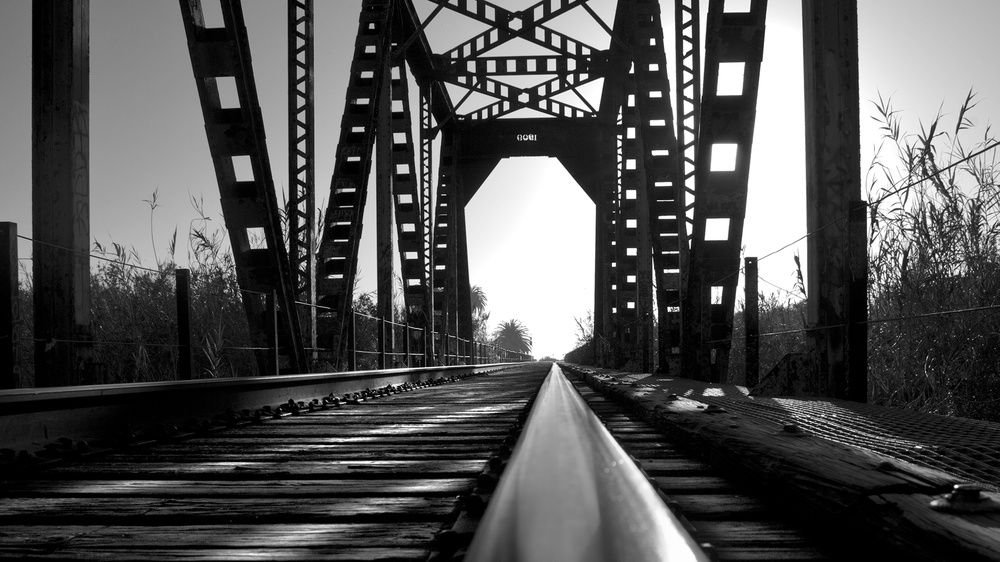
#> input picture Homework/stat5810hw63.1.jpg, 1000 x 562 px, shrunk from 1920 x 1080 before the run, found by its file name
$ python SVD.py
#> lines starting #> are read from the running program, lines starting #| are printed output that depends on the picture; long printed decimals are rounded
import matplotlib.pyplot as plt
import numpy as np
import time

from PIL import Image

la = np.linalg

#Import image
img = Image.open('C://Users//nefle//stat5810hw63.1.jpg')
#> img is the input picture: PIL image 1000x562 RGB; min 0, max 255, mean 82.6
imggray = img.convert('LA')
plt.figure(figsize=(90, 60))
plt.imshow(imggray);

#convert the image data into a numpy matrix, plot to show img is unchanged
imgmat = np.array(list(imggray.getdata(band=0)), float)
imgmat.shape = (imggray.size[1], imggray.size[0])
imgmat = np.matrix(imgmat)
a = imgmat
plt.figure(figsize=(9,6))
plt.imshow(imgmat, cmap='gray');

#perform SVD on imgmat
U, sigma, V = np.linalg.svd(imgmat)
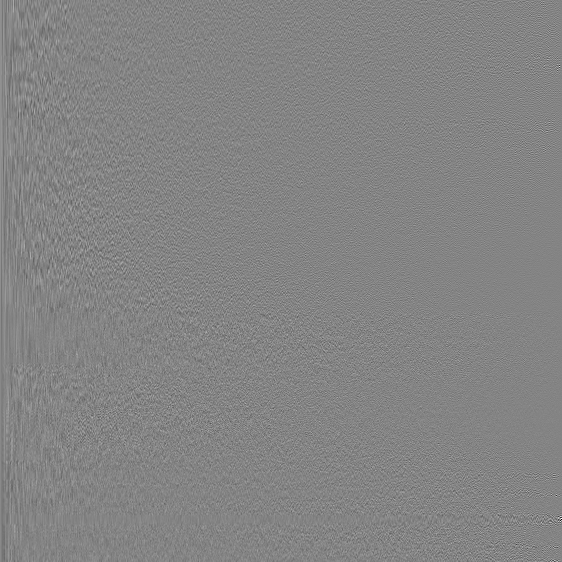
#> U: shape (562, 562) float64; min -0.589, max 0.546, mean 5.55e-05; drawn with min black and max white
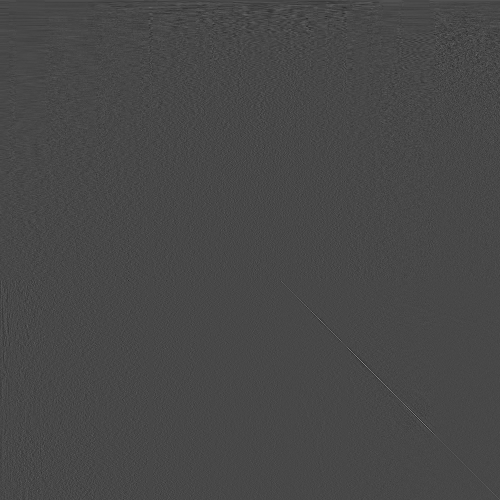
#> V: shape (1000, 1000) float64 (shown at 1/2 size); min -0.286, max 0.726, mean 1.56e-05; drawn with min black and max white
#> sigma = 562 values, max 74185.9 at index 0, min 20.19 at index 561, mean 915.4

reconstimg = np.matrix(U[:, :1]) * np.diag(sigma[:1]) * np.matrix(V[:1, :])
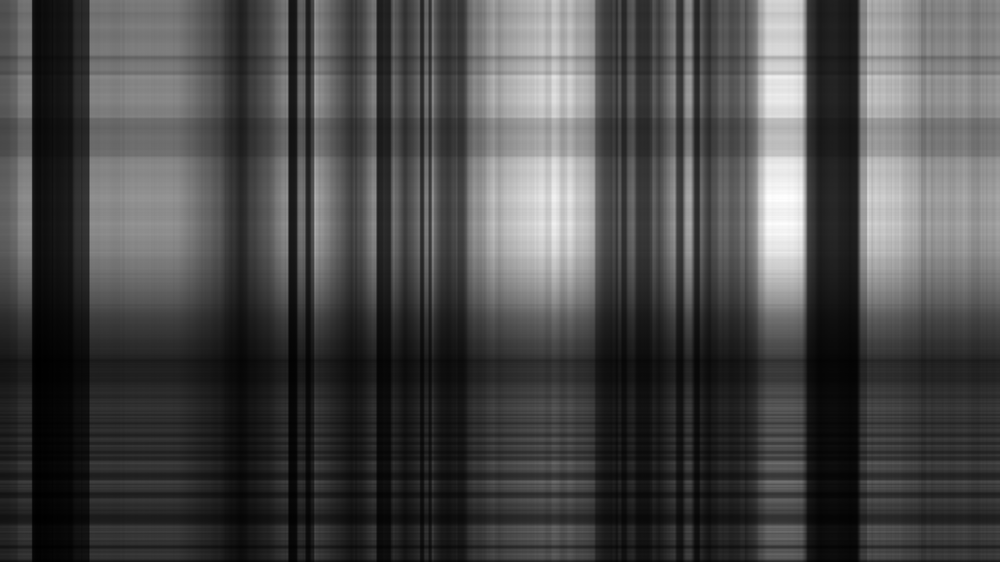
#> reconstimg: shape (562, 1000) float64; min 3.4, max 273.5, mean 81.4; drawn with min black and max white
plt.imshow(reconstimg, cmap='gray');

print("Singular Values List: ")
for i in range(len(reconstimg)):
    for j in range(len(reconstimg[0])):
        # Condition for principal diagonal
        if (i == j):
            print(reconstimg[i][j], end=", ")
#> this loop made 562 passes
#| [[ 91.352  91.524  91.859   92.080  92.101
#|    92.309   92.478  92.617  93.120  94.668
#|    97.772  99.809 101.113 101.809 102.016
#|   102.152 103.105 110.880 122.759 125.735
#|   125.712 125.622  126.644 127.945 128.413
#|   127.937 127.358 127.762 128.655 127.613
#|   129.326 118.929  44.338  21.520  20.352
#|    17.287  15.769  14
#> (further printed lines are left out)
print()

#Now do the same for n = 2,3,4,5
xrange = [1,2,3,4,5,10,35]
for i in xrange:
    reconstimg = np.matrix(U[:, :i]) * np.diag(sigma[:i]) * np.matrix(V[:i, :])
    plt.imshow(reconstimg, cmap='gray')
    title = "n = %s" % i
    # get value of b for error calculation
    c = la.norm(imgmat - reconstimg)
    print("In loop", i, "Error: ", c)
    plt.title(title)
    plt.show()
#> this loop made 7 passes
#> c on passes 1 to 7: 46135, 38369.1, 34711.6, 32557.8, 31093, 25197.4, 15086.5
#> pass 1, `plt.show()`:
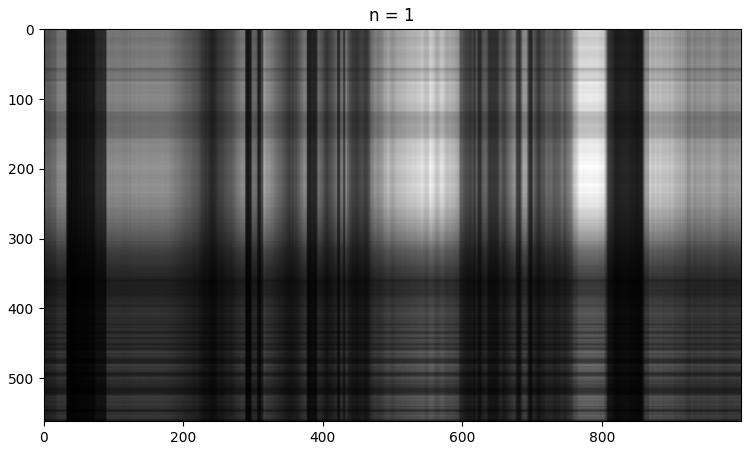
#> figure drawn by matplotlib, 1 panel
#> pass 2, `reconstimg = np.matrix(U[:, :i]) * np.diag(sigma[:i]) * np.matrix(V[:i..`:
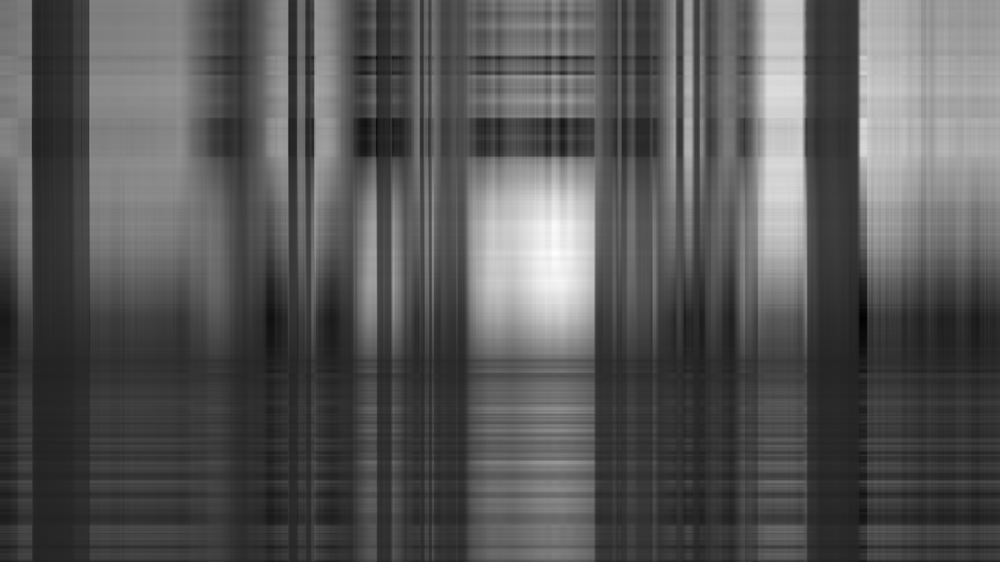
#> reconstimg: shape (562, 1000) float64; min -45.86, max 325.9, mean 81.3; drawn with min black and max white
#> pass 3, `reconstimg = np.matrix(U[:, :i]) * np.diag(sigma[:i]) * np.matrix(V[:i..`:
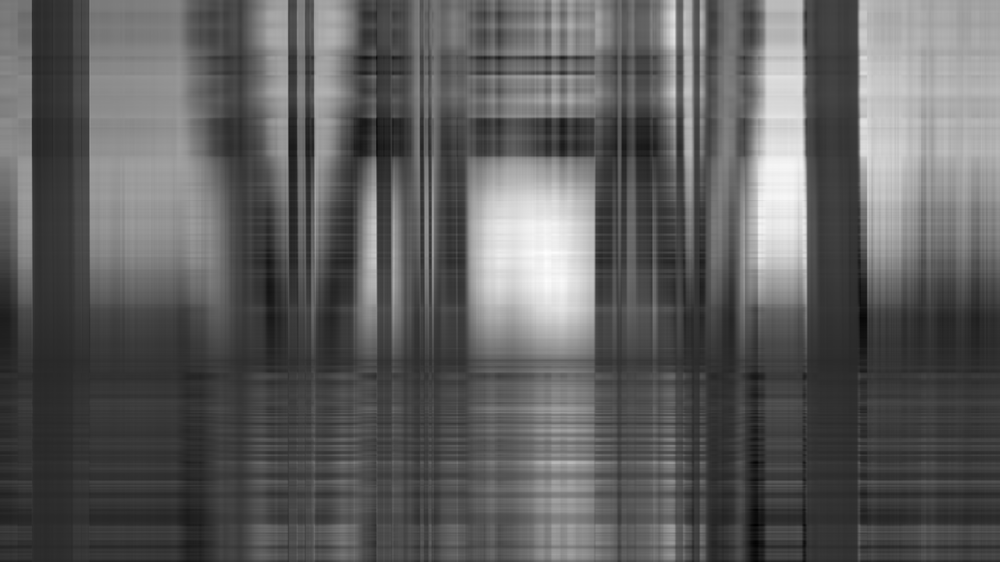
#> reconstimg: shape (562, 1000) float64; min -52.1, max 311.5, mean 82.4; drawn with min black and max white
